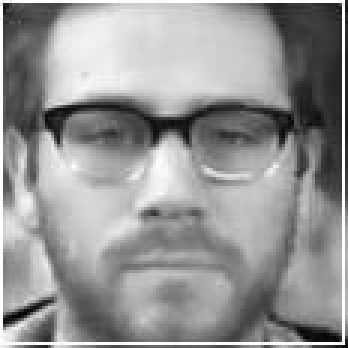
%> input picture trainingSet/59.jpg, 116 x 116 px, given in place of 1.jpg, which was not available (shown 3 times larger)
$ octave --eval "getTrainingData;"   (GNU Octave 9; MATLAB toolbox functions it lacks are replaced by stand-ins)
%> lines starting %> are read from the running program, lines starting %| are printed output that depends on the picture; pictures that were not available may be replaced by others from this repository, and a replacement may not be noted

function getTrainingData()
%get traning data
clear all;
clc;
%listImages = dir('*.jpg');

mat1 = imread('trainingSet/1.jpg');
%> mat1 is the input picture: size 116x116 uint8; min 0, max 255, mean 149.7
mat1 = im2double(mat1);
%> mat1: size 116x116 double
mat1 = imresize(mat1,[34,34],'bicubic');  %resize the image to 34x34
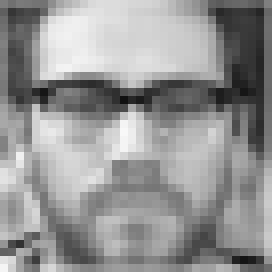
%> mat1: size 34x34 double (shown 8 times larger); min 0.0678, max 0.974, mean 0.585
mat1 = reshape(mat1,1,1156);
%> mat1 = 1156 values, max 0.974 at index 527, min 0.0678 at index 523, mean 0.585

mat2 = imread('trainingSet/2.jpg');
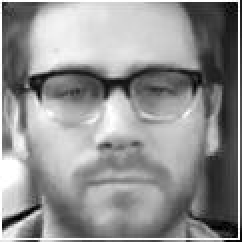
%> input picture trainingSet/60.jpg, 121 x 121 px, given in place of 2.jpg, which was not available (shown 2 times larger)
%> mat2 is the input picture: size 121x121 uint8; min 0, max 255, mean 146.3
mat2 = im2double(mat2);
%> mat2: size 121x121 double
mat2 = imresize(mat2,[34,34],'bicubic'); %resize the image to 34x34
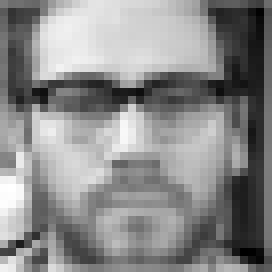
%> mat2: size 34x34 double (shown 8 times larger); min 0.0488, max 1.01, mean 0.572; drawn with min black and max white
mat2 = reshape(mat2,1,1156);
%> mat2 = 1156 values, max 1.01 at index 58, min 0.0488 at index 1052, mean 0.572
M1 = [mat1;mat2];
%> M1 = 1156 columns, first 8: [0.493 0.376 0.422 0.443 0.48 0.508 0.478 0.474; 0.514 0.386 0.422 0.441 0.482 0.508 0.481 0.471]

for i = 3:20
    jpgName = strcat('trainingSet/', num2str(i), '.jpg');
%> (the run ends here)
